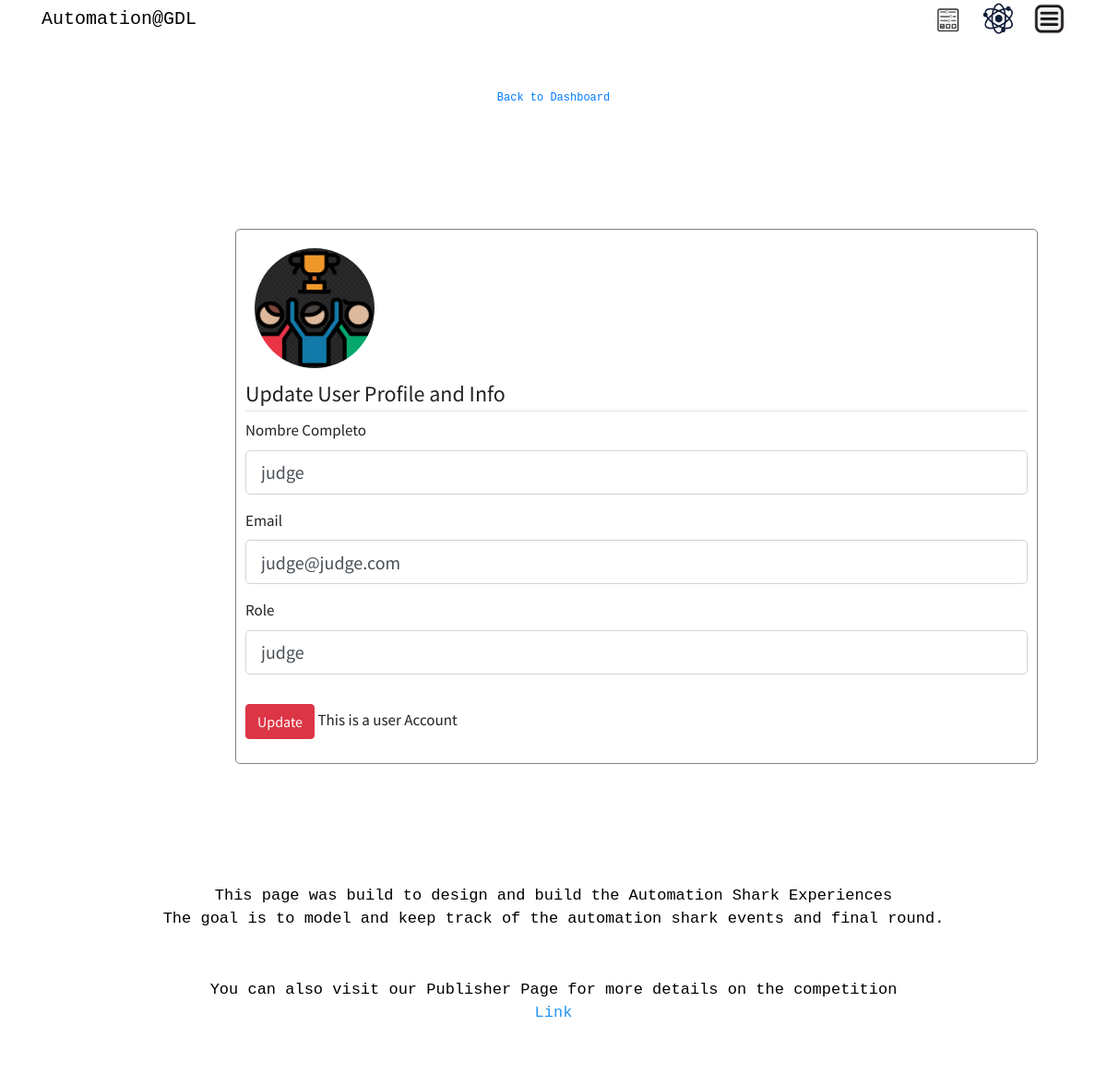
/admin/update_user_role/2 (signed in), run on the app's committed database.
### auto_shark/models.py (models this page shows, shortened)
class User(db.Model, UserMixin):
    __table_args__ = {'extend_existing': True}
    id = db.Column(db.Integer, primary_key=True)
    fname = db.Column(db.String(20), unique=True, nullable=False)
    role = db.Column(db.String, default='user')
    email = db.Column(db.String(120), unique=True, nullable=False)
    image_file = db.Column(db.String(20), nullable=False, default='default.jpg')
    module = db.relationship('Module', backref='coach', lazy=True)
    final = db.relationship('Final', backref='judge', lazy=True)
    projects = db.relationship('Project', backref='author', lazy=True)

### auto_shark/views/admins/routes_admins.py (the view)
@admins.route("/admin/update_user_role/<int:id>", methods=['GET', 'POST'])
@login_required
def update_user_role(id):
    user_detail = User.query.filter_by(id=id).first_or_404()
    form = Admin_Update_User_AccountForm()
    if form.validate_on_submit():
        user_detail.fname = form.fname.data
        user_detail.email = form.email.data
        user_detail.role = form.role.data
        db.session.commit()
        flash('User Data was Updated!', 'success')
        return redirect(url_for('admins.user_stats'))
    elif request.method == 'GET':
        form.fname.data = user_detail.fname
        form.email.data = user_detail.email
        form.role.data = user_detail.role
    return render_template('admin/update_user_detail.html',
                           user_detail=user_detail, form=form,
                           )

### auto_shark/views/admins/forms.py
class Admin_Update_User_AccountForm(FlaskForm):
    fname = StringField('Nombre Completo', validators=[DataRequired(), Length(min=2, max=20)])
    email = StringField('Email', validators=[DataRequired(), Email()])
    role = StringField('Role', validators=[DataRequired(), Length(min=2, max=20)])
    submit = SubmitField('Update')

### auto_shark/models.py (called while the page is built)
@login_manager.user_loader
def load_user(user_id):
    return User.query.get(int(user_id))

### auto_shark/templates/admin/update_user_detail.html (shortened to what this page needs)
{% extends 'main/layout.html' %}
{% block additional_css %}
<link rel="stylesheet" type="text/css" href="{{ url_for('static', filename='uxdesigns.css') }}"/>
{% endblock %}
{% block main_content %}
    <div class="container">
    {% if current_user.is_authenticated %}
    <div class="hero">
    <div class="stat"><a href="{{ url_for('admins.index') }}"> Back to Dashboard </a></div>
    </div>
    <div class="row">
            <div class="col-md-2"></div>
            <div class="col-md-10">
                <div class="content-section-admin-user">
                    <div class="media">
                        <img class="rounded-circle" src="{{ user_detail.image_file }}">
                    </div>
                    <form method="POST" action="" enctype="multipart/form-data">
                        <fieldset class="form-group">
                            <legend class="border-bottom mb-2">Update User Profile and Info</legend>
                            <div class="form-group">
                                {{ form.fname.label(class="form-control-label") }}
                                {% if form.fname.errors %}
                                    {{ form.fname(class="form-control form-control-lg is-invalid") }}
                                    <div class="invalid-feedback">
                                        {% for error in form.fname.errors %}
                                            <span>{{ error }}</span>
                                        {% endfor %}
                                    </div>
                                {% else %}
                                    {{ form.fname(class="form-control form-control-lg") }}
                                {% endif %}
                            </div>
                            <div class="form-group">
                                {{ form.email.label(class="form-control-label") }}
                                {% if form.email.errors %}
                                    {{ form.email(class="form-control form-control-lg is-invalid") }}
                                    <div class="invalid-feedback">
                                        {% for error in form.email.errors %}
                                            <span>{{ error }}</span>
                                        {% endfor %}
                                    </div>
                                {% else %}
                                    {{ form.email(class="form-control form-control-lg") }}
                                {% endif %}
                            </div>
                            <div class="form-group">
                                {{ form.role.label(class="form-control-label") }}
                                {% if form.role.errors %}
                                    {{ form.role(class="form-control form-control-lg is-invalid") }}
                                    <div class="invalid-feedback">
                                        {% for error in form.role.errors %}
                                            <span>{{ error }}</span>
                                        {% endfor %}
                                    </div>
                                {% else %}
                                    {{ form.role(class="form-control form-control-lg") }}
                                {% endif %}
                            </div>
                        </fieldset>
                        <div class="form-group">
                            {{ form.submit(class="btn btn-danger") }} This is a user Account
                        </div>
                    </form>
                </div>
            </div>
    </div>
    {% endif %}
</div>
{% endblock main_content %}

### auto_shark/static/uxdesigns.css (style rules this page uses)
.hero { background-color: white; color: black; font-size: 18px; font-family: Consolas, "andale mono", "lucida console", monospace; padding: 50px 0px; text-align: center; }
.hero a { font-size: 12px; }
.rounded-circle { width: 150px; height: 150px; padding: 10px; }
.row { margin-top: 50px; padding: 30px; }
.content-section-admin-user { margin-top: 0px; margin-left: 0px; margin-right: auto; max-width: 900px; background-color: white; border: 1px solid gray; border-radius: 5px; padding: 10px; }

### data on the page
User: image_file (placeholder picture), fname "judge", email "judge@judge.com", role "judge"
